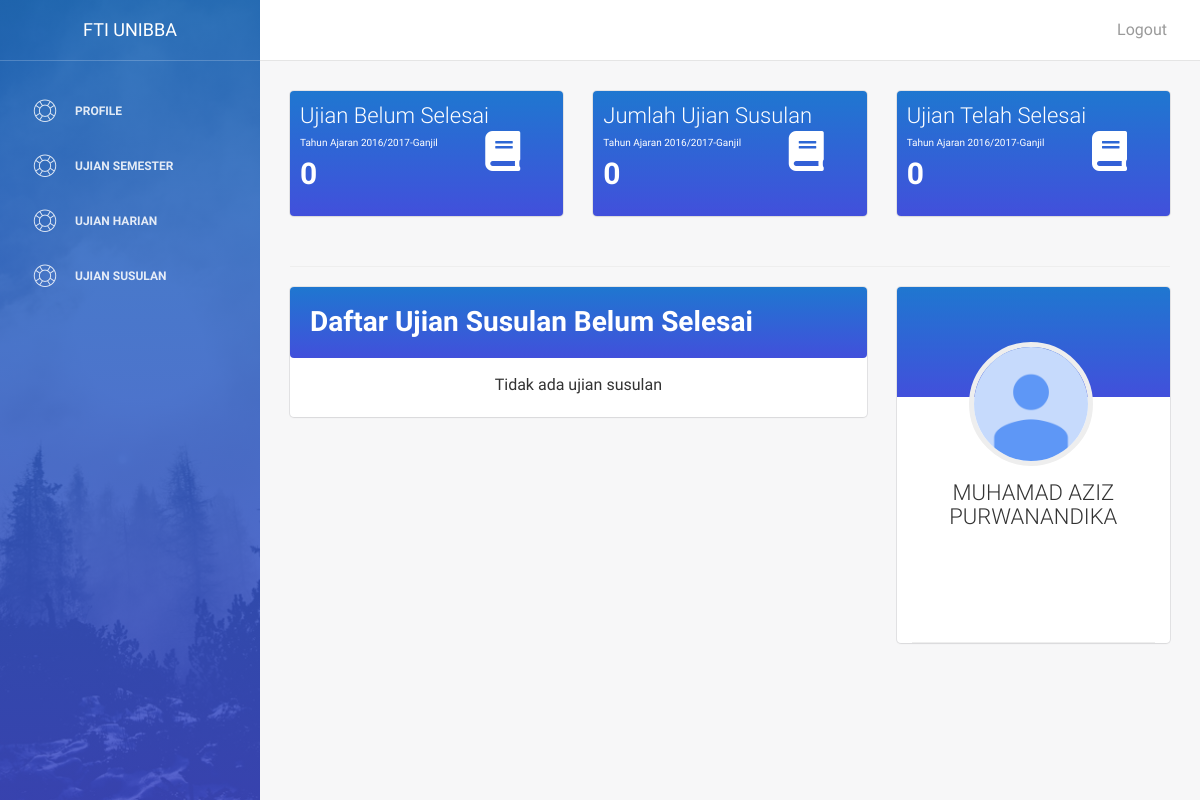
/APLIKASIUJIANv2/index.php?halaman=uss (signed in), run on the app's committed database.
### tables this page shows
CREATE TABLE `tahunajaran` (
  `id` int(11) NOT NULL,
  `nama` varchar(200) NOT NULL,
  `tahunajaran` varchar(50) NOT NULL,
  `semester` varchar(16) NOT NULL,
  `status` varchar(50) NOT NULL
);

CREATE TABLE `mahasiswa` (
  `id` int(11) NOT NULL,
  `NIM` varchar(16) NOT NULL,
  `password` varchar(255) NOT NULL,
  `namamahasiswa` varchar(50) NOT NULL,
  `lembaga` varchar(50) NOT NULL,
  `programstudi` varchar(50) NOT NULL,
  `angkatan` varchar(16) NOT NULL,
  `email` varchar(50) NOT NULL,
  `nohp` varchar(13) NOT NULL,
  `alamat` text NOT NULL,
  `level` varchar(16) NOT NULL
);

### APLIKASIUJIANv2/fungsi/database.php (called while the page is built, shortened)
<?php
class database{
	private static $INSTANCE = null;
	private $mysqli,
			$HOST = 'localhost',
			$USER = 'root',
			$PASS = '',
			$DBNAME = 'ujianonline';
	public function __construct()
	{
		$this->mysqli = new mysqli( $this->HOST, $this->USER, $this->PASS, $this->DBNAME);
	}
	public static function getInstance(){
		if (!isset( self::$INSTANCE))
		{
			self::$INSTANCE = new database();
		}
		return self::$INSTANCE;
	}
	public function get_info($table, $kolom ='', $isi='', $kolom2='', $isi2='')
	{
		if ( !is_int($isi))
			$isi = "'". $isi ."'";
		if ($kolom2 != '') {
			$query="SELECT * FROM $table WHERE $kolom = $isi AND $kolom2 = $isi2";
			$result=$this->mysqli->query($query);
			while ($row =$result->fetch_assoc())
			{
				return $row;
			}
		}
		elseif ($kolom != '')
		{
			$query="SELECT * FROM $table WHERE $kolom = $isi";
			$result=$this->mysqli->query($query);
			while ($row =$result->fetch_assoc())
			{
				return $row;
			}
		}
	}
	public function ambil_data($table, $kolom ='', $isi='', $kolom2='', $isi2='')
	{
		if ( !is_int($isi))
			$isi = "'". $isi ."'";
		if ($isi2 != '') {
			if ( !is_int($isi2))
			$isi2 = "'". $isi2 ."'";
		}
		if ($kolom2 != '') {
			$query="SELECT * FROM $table WHERE $kolom = $isi AND $kolom2 = $isi2";
			$result=$this->mysqli->query($query);
		}
	}
}
 ?>

### APLIKASIUJIANv2/core/init.php (called while the page is built, shortened)
<?php
	$user = new user();
 ?>

### APLIKASIUJIANv2/fungsi/user.php (called while the page is built, shortened)
<?php
	class user{
		private $koneksi;
		public function __construct()
		{
			$this->koneksi = database::getInstance();
		}
		public function getjmlujiansusulan($NIM='', $status='')
		{
			return $this->koneksi->ambil_data('ujiansusulan','NIM', $NIM, 'status', $status);
		}
		public function get_datamahasiswa($NIM)
		{
			return $this->koneksi->get_info('mahasiswa','NIM', $NIM);
		}
		public function get_taaktif($status)
		{
			$data = $this->koneksi->get_info('tahunajaran','status',$status);
			if (!empty($data)) {
				return $data;
			}
		}
	}
 ?>

### APLIKASIUJIANv2/fungsi/session.php (called while the page is built, shortened)
<?php
class session{
	public static function get($nama){
		return $_SESSION[$nama];
	}
}
 ?>

### APLIKASIUJIANv2/mahasiswa/ujiansusulan.php (the view, shortened to what this page needs)
<?php
    $data = $user->get_datamahasiswa(session::get('username'));
?>
<div class="content">
  <div class="container-fluid">
    <div class="row">
        <a href="#">
            <div class="col-md-4">
                <div class="card colorblue">
                    <div class="header" style="padding: 10px; color: white">
                        <h4 class="title" style="color: white">Ujian Belum Selesai</h4>
                            <span style="font-size: 10px">Tahun Ajaran <?php echo $taaktif['nama'] ?></span><span class="btn-primary"><i class="fa fa-book pull-right" style="font-size: 40px; margin-right: 50px; color: white"></i></span>
                            <?php
                                $jnsus = $user->getjmlujiansusulan($data['NIM'],'Belum Selesai');
                                $cjnsus = count($jnsus);
                             ?>
                            <p style="font-size:30px"><b><?php echo $cjnsus; ?></b></p>
                    </div>
                </div>
            </div>
        </a>
        <a href="#">
            <div class="col-md-4">
                <div class="card colorblue">
                    <div class="header" style="padding: 10px; color: white">
                        <h4 class="title" style="color: white">Jumlah Ujian Susulan</h4>
                            <span style="font-size: 10px">Tahun Ajaran <?php echo $taaktif['nama'] ?></span><span class="btn-primary"><i class="fa fa-book pull-right" style="font-size: 40px; margin-right: 50px; color: white"></i></span>
                            <p style="font-size:30px"><b>0</b></p>
                    </div>
                </div>
            </div>
        </a>
        <a href="#">
            <div class="col-md-4">
                <div class="card colorblue">
                    <div class="header" style="padding: 10px; color: white">
                        <h4 class="title" style="color: white">Ujian Telah Selesai</h4>
                            <span style="font-size: 10px">Tahun Ajaran <?php echo $taaktif['nama'] ?></span><span class="btn-primary"><i class="fa fa-book pull-right" style="font-size: 40px; margin-right: 50px; color: white"></i></span>
                            <?php
                                $jnsuhd = $user->getjmlujiansusulan($data['NIM'],'Selesai');
                                $cjnsuhd = count($jnsuhd);
                             ?>
                            <p style="font-size:30px"><b><?php echo $cjnsuhd; ?></b></p>
                    </div>
                </div>
            </div>
        </a>
    </div>
    <hr>
    <div class="row">
      <div class="col-md-8">
        <div class="card">
            <div class="header colorblue" style="padding: 20px">
                <h3 class="title" style="color: white"><b>
                  <?php echo "Daftar Ujian Susulan Belum Selesai" ?>
              </b></h3>
            </div>
          <div class="content">
                <?php if ($cjnsus === 0): ?>
                    <p class="text-center">Tidak ada ujian susulan</p>
                <?php else: ?>
                <?php endif ?>
            </div>
        </div>
    </div>
    <div class="col-md-4">
        <div class="card card-user">
            <div class="content">
                <div class="author">
                 <a href="#">
                    <img class="avatar border-gray" src="assets/img/avatar.png" alt="..."/>
                    <h4 class="title"><?php echo $data['namamahasiswa']; ?><br />
                 </h4>
             </a>
         </div>
     </div>
     <hr>
</div>
</div>
</div>
</div>
</div>

### APLIKASIUJIANv2/assets/css/style.css (style rules this page uses)
.colorblue { border-radius: 4px; background: #1F77D0; background: -moz-linear-gradient(top, #1F77D0 0%, #533ce1 100%); background: -webkit-gradient(linear, left top, left bottom, color-stop(0%, #1F77D0), color-stop(100%, #533ce1)); background: -webkit-linear-gradient(top, #1F77D0 0%, #533ce1 100%); background: -o-linear-gradient(top, #1F77D0 0%, #533ce1 100%); background: -ms-linear-gradient(top, #1F77D0 0%, #533ce1 100%); background: linear-gradient(to bottom, #1F77D0 0%, #533ce1 100%); background-size: 150% 150%; }

### data on the page
tahunajaran: nama "2016/2017-Ganjil"
mahasiswa: namamahasiswa "MUHAMAD AZIZ PURWANANDIKA"

### other printed values
$title "PROFILE UJIAN SEMESTER UJIAN HARIAN UJIAN SUSULAN"
$cjnsus "0"
$cjnsuhd "0"
